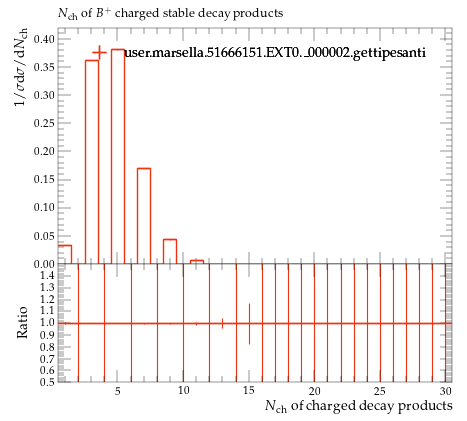

This chart was generated by the following Python code:
#! /usr/bin/env python

# This Python script was auto-generated using YODA v2.0.2.
# Analysis object: /MC_HFDECAYS/BPLUS_charged_mult
# Timestamp: 24-07-2026 (16:40:04)

import matplotlib as mpl
import matplotlib.pyplot as plt
mpl.use('Agg') # comment out for interactive use
import os
import numpy as np

plotDir = os.path.split(os.path.realpath(__file__))[0]
if 'YODA_USER_PLOT_PATH' in globals():
    plot_outdir = globals()['YODA_USER_PLOT_PATH']
else:
    plot_outdir = plotDir

#plot style
plt.style.use(os.path.join(plotDir, '../default.mplstyle'))
# plot metadata
figW, figH = plt.rcParams['figure.figsize']
ax_xLabel = r'$N_\mathrm{ch}$ of charged decay products'
ax_yLabel = r'$1/\sigma \mathrm{d}\sigma/\mathrm{d}N_\mathrm{ch}$'
ax_title  = r'$N_\mathrm{ch}$ of $B^+$ charged stable decay products'
ax_xScale = 'linear'
ax_yScale = 'linear'
xLims = (0.5, 30.5)
yLims = (0.0, 0.41941174000000003)

# TeX-friendly labels for the legend
labels = {
    'legend' : ([ r"user.marsella.51666151.EXT0.\_000002.gettipesanti" ], r""),
}

# Adjust canvas width and height
canvasW = 10.0
canvasH = 9.0
figW *= canvasW/10.
figH *= canvasH/9.

# Create figure and axis objects
fig, (ax, ratio0_ax) = plt.subplots(2, 1, sharex=True,
                  figsize=(figW,figH), gridspec_kw={'height_ratios': (6.0, 3.0)})

# Set figure margins
plt.subplots_adjust(
    left   = 1.0 * plt.rcParams['figure.subplot.left'],
    right  = 1.0 * plt.rcParams['figure.subplot.right'],
    top    = 1.0 * plt.rcParams['figure.subplot.top'],
    bottom = 1.0 * plt.rcParams['figure.subplot.bottom'])

ratio0_ax.yaxis.set_major_locator(mpl.ticker.MultipleLocator(0.1))
ratio0_ax.set_ylim(0.5, 1.4999)
ratio0_ax.set_ylabel('Ratio')

# the numerical data is stored in a separate file
dataf = dict()
prefix = os.path.split(__file__)[0]
if prefix:    prefix = prefix + '/'
exec(open(prefix+'BPLUS_charged_mult__data.py').read(), dataf)


legend_handles = dict() # keep track of handles for the legend

# style options for curves
# starts at zorder>=5 to draw curve on top of legend
styles = {
  'user.marsella.51666151.EXT0._000002.gettipesanti.yoda.gz': {
    'color' : '#EE3311',
    'linestyle' : '-',
    'linewidth' : 1,
    'marker' : 'none',
    'markersize' : 2,
    'capsize' : 0.0,
    'zorder' : 5,
    'histstyle' : 1,
    'drawstyle' : 'steps-pre',
    'xerrorbars' : 1,
    'yerrorbars' : 1,
    'fillcolor' : None,
    'fillopacity' : 1.0,
    'ratio0_linestyle' : '-',
    'ratio0_linewidth' : 1,
    'ratio0_marker' : 'none',
    'ratio0_markersize' : 2,
    'ratio0_capsize' : 0.0,
    'ratio0_zorder' : 5,
    'ratio0_histstyle' : 1,
    'ratio0_drawstyle' : 'steps-pre',
    'ratio0_xerrorbars' : 1,
    'ratio0_yerrorbars' : 1,
  },
}

# curve from input yoda files in main panel
for label, yvals in dataf['yvals'].items():
    if all(np.isnan(v) for v in dataf['yvals'][label]):
        continue
    tmp = None
    if styles[label]['histstyle']: # draw as histogram
        xpos = dataf['xedges'][label] if styles[label]['drawstyle'] else dataf['xpoints'][label]
        ypos = np.insert(yvals, 0, yvals[0]) if styles[label]['drawstyle'] else yvals
        if styles[label]['fillcolor']: # fill area below curve
            ax.fill_between(xpos, ypos, step='pre',
                            color=styles[label]['fillcolor'],
                            alpha=styles[label]['fillopacity'])
        tmp, = ax.plot(xpos, ypos,
                       color=styles[label]['color'],
                       linestyle=styles[label]['linestyle'],
                       linewidth=styles[label]['linewidth'],
                       drawstyle=styles[label]['drawstyle'], solid_joinstyle='miter',
                       zorder=styles[label]['zorder'], label=label)
    tmp = ax.errorbar(dataf['xpoints'][label], yvals,
                      xerr=np.array(dataf['xerrs'][label])*styles[label]['xerrorbars'],
                      yerr=np.array(dataf['yerrs'][label])*styles[label]['yerrorbars'],
                      fmt=styles[label]['marker'], capsize=styles[label]['capsize'],
                      markersize=styles[label]['markersize'],
                      ecolor=styles[label]['color'],
                      color=styles[label]['color'], zorder=styles[label]['zorder'])
    tmp[-1][0].set_linestyle(styles[label]['linestyle'])
    tmp[-1][0].set_linewidth(styles[label]['linewidth'])
    if label in dataf['add_legend_handle']:  legend_handles[label] = tmp
    for varLabel in dataf['variation_yvals'].keys():
        if varLabel.startswith(label):
            tmp, = ax.plot(dataf['xedges'][label], dataf['variation_yvals'][varLabel],
                           color=styles[label]['color'],
                           linestyle=styles[label]['linestyle'],
                           linewidth=styles[label]['linewidth'],
                           drawstyle='steps-pre', solid_joinstyle='miter',
                           zorder=styles[label]['zorder'], alpha=0.5)


# plots on ratio panel
# curve from input yoda files in ratio panel
for label, yvals in dataf['ratio0_yvals'].items():
    if all(np.isnan(v) for v in yvals):
        continue
    if styles[label]['ratio0_histstyle']: # plot as histogram
        xpos = dataf['xedges']['user.marsella.51666151.EXT0._000002.gettipesanti.yoda.gz'] if styles[label]['ratio0_drawstyle'] else dataf['xpoints']['user.marsella.51666151.EXT0._000002.gettipesanti.yoda.gz']
        ypos = np.insert(yvals, 0, yvals[0]) if styles[label]['ratio0_drawstyle'] else yvals
        ratio0_ax.plot(xpos, ypos,
                       color=styles[label]['color'],
                       linewidth=styles[label]['linewidth'],
                       linestyle=styles[label]['ratio0_linestyle'],
                       drawstyle=styles[label]['ratio0_drawstyle'], zorder=styles[label]['zorder'],
                       solid_joinstyle='miter')
    tmp = ratio0_ax.errorbar(dataf['xpoints']['user.marsella.51666151.EXT0._000002.gettipesanti.yoda.gz'], yvals,
                             xerr=np.array(dataf['ref_xerrs'])*styles[label]['ratio0_xerrorbars'],
                             yerr=np.array(dataf['ratio0_yerrs'][label])*styles[label]['ratio0_yerrorbars'],
                             fmt=styles[label]['ratio0_marker'], capsize=styles[label]['ratio0_capsize'],
                             markersize=styles[label]['ratio0_markersize'],
                             ecolor=styles[label]['color'],
                             color=styles[label]['color'])
    tmp[-1][0].set_linestyle(styles[label]['ratio0_linestyle'])
    tmp[-1][0].set_linewidth(styles[label]['ratio0_linewidth'])

    for varlabel in dataf['ratio0_variation_vals'].keys():
        if varlabel.startswith(label):
            ratio0_ax.plot(dataf['xedges']['user.marsella.51666151.EXT0._000002.gettipesanti.yoda.gz'],
                            dataf['ratio0_variation_vals'][varlabel],
                            color=styles[label]['color'],
                            linestyle=styles[label]['linestyle'],
                            linewidth=styles[label]['linewidth'],
                            drawstyle='steps-pre', solid_joinstyle='miter',
                            zorder=1, alpha=0.5)

legend_items = list(legend_handles.values())
ax.add_artist(ax.legend(legend_items,
                        labels['legend'][0],
                        title=labels['legend'][1],
                        alignment='left',
                        loc='upper center',
                        bbox_to_anchor=(0.5, 0.97)))

# set plot metadata as defined above
ratio0_ax.set_xlabel(ax_xLabel)
ratio0_ax.xaxis.set_label_coords(1., -0.15)
ax.set_ylabel(ax_yLabel, ha='right', va='top')
ax.yaxis.set_label_coords(-0.11, 1.0)
ax.set_title(ax_title, loc='left')
ax.set_xscale(ax_xScale)
ax.set_yscale(ax_yScale)
ax.set_xlim(xLims)
ax.set_ylim(yLims)

# tick formatting
plt.rcParams['xtick.top'] = True
plt.rcParams['ytick.right'] = True
fig.align_ylabels((ax, ratio0_ax))
plt.savefig(os.path.join(plot_outdir, 'BPLUS_charged_mult.pdf'), format='PDF')
plt.savefig(os.path.join(plot_outdir, 'BPLUS_charged_mult.png'), format='PNG')

plt.close(fig)
